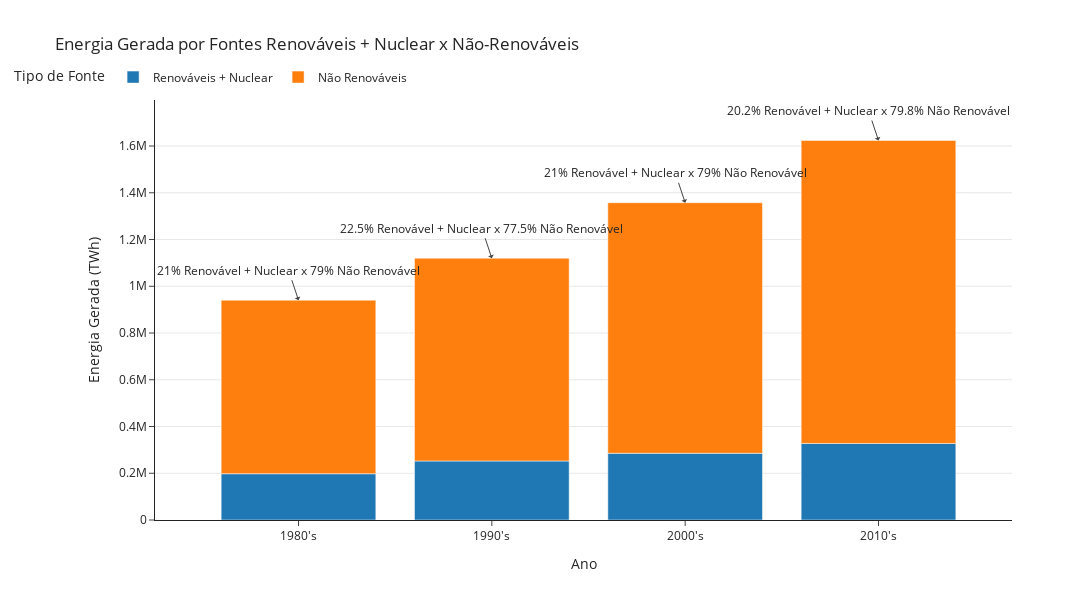

Write notebook code for a chart like this one.
### Code cell
# Gráfico comparando fontes renovaveis + nuclear x não renovaveis

dados2 = pd.read_csv("datasets/global-energy-substitution.csv")

# Tirando as colunas Entity e Code
dados2.drop(columns=["Code", "Entity"], inplace=True)


## Novas colunas com dados da soma dos dados separadamente
r_x_nr = pd.DataFrame()
r_x_nr["Year"] = dados2["Year"]
r_x_nr["Renovaveis + Nuclear"] = dados2[["Wind (TWh; substituted energy)",
                                         "Nuclear (TWh; substituted energy)",
                                         "Hydropower (TWh; substituted energy)",
                                         "Traditional bimass (TWh; substituted energy)",
                                         "Other renewables (TWh; substituted energy)",
                                         "Biofuels (TWh; substituted energy)",
                                         "Solar (TWh; substituted energy)"]].sum(axis=1)
r_x_nr["Nao Renovaveis"] = dados2[["Oil (TWh; substituted energy)",
                                   "Coal (TWh; substituted energy)",
                                   "Gas (TWh; substituted energy)"]].sum(axis=1)

# Formando linhas com a soma dos dados em intervalos de 10 anos
dadosb_1980_1989 = r_x_nr.loc[(r_x_nr.loc[:, "Year"] >= 1980) & (r_x_nr.loc[:, "Year"] < 1990)]
dadosb_1990_1999 = r_x_nr.loc[(r_x_nr.loc[:, "Year"] >= 1990) & (r_x_nr.loc[:, "Year"] < 2000)]
dadosb_2000_2009 = r_x_nr.loc[(r_x_nr.loc[:, "Year"] >= 2000) & (r_x_nr.loc[:, "Year"] < 2010)]
dadosb_2010_2019 = r_x_nr.loc[(r_x_nr.loc[:, "Year"] >= 2010) & (r_x_nr.loc[:, "Year"] < 2020)]

# Criando dataframes para a fusão posterior
dfa = pd.DataFrame()
dfa["Source"] = dadosb_1980_1989.columns[1:]
dfa["Year"] = "1980's"
dfa["(TWh; substituted energy)"] = dadosb_1980_1989.sum(axis=0).iloc[1:].values
dfb = pd.DataFrame()
dfb["Source"] = dadosb_1990_1999.columns[1:]
dfb["Year"] = "1990's"
dfb["(TWh; substituted energy)"] = dadosb_1990_1999.sum(axis=0).iloc[1:].values
dfc = pd.DataFrame()
dfc["Source"] = dadosb_2000_2009.columns[1:]
dfc["Year"] = "2000's"
dfc["(TWh; substituted energy)"] = dadosb_2000_2009.sum(axis=0).iloc[1:].values
dfd = pd.DataFrame()
dfd["Source"] = dadosb_2010_2019.columns[1:]
dfd["Year"] = "2010's"
dfd["(TWh; substituted energy)"] = dadosb_2010_2019.sum(axis=0).iloc[1:].values

# Criando novo dataframe para fundir outros dataframes
novo_dataframe_b = pd.DataFrame()

novo_dataframe_b = novo_dataframe_b.append(dfa, ignore_index=True)
novo_dataframe_b = novo_dataframe_b.append(dfb, ignore_index=True)
novo_dataframe_b = novo_dataframe_b.append(dfc, ignore_index=True)
novo_dataframe_b = novo_dataframe_b.append(dfd, ignore_index=True)


## Gráfico comparativo 2 e suas configurações
colorsIdx_b = {"Renovaveis + Nuclear": "Renováveis + Nuclear",
               "Nao Renovaveis": "Não Renováveis"}
col_b = novo_dataframe_b["Source"].map(colorsIdx_b)

fig2 = px.bar(novo_dataframe_b,
              x="Year",
              y="(TWh; substituted energy)",
              color=col_b,
              title="Energia Gerada por Fontes Renováveis + Nuclear x Não-Renováveis",
              labels={"color": "Tipo de Fonte",
                      "Year": "Ano",
                      "(TWh; substituted energy)": "Energia Gerada (TWh)"},
              template="simple_white",
              width=1300,
              height=600,
              )
fig2.update_yaxes(showgrid=True)
fig2.update_layout(legend=dict(
    orientation="h",
    yanchor="bottom",
    y=1.02,
    xanchor="right",
    x=0.3)
)
fig2.add_annotation(text="21% Renovável + Nuclear x 79% Não Renovável",
                    x="1980's", y=940528, arrowhead=1, showarrow=True
                    )
fig2.add_annotation(text="22.5% Renovável + Nuclear x 77.5% Não Renovável",
                    x="1990's", y=1119993, arrowhead=1, showarrow=True
                    )
fig2.add_annotation(text="21% Renovável + Nuclear x 79% Não Renovável",
                    x="2000's", y=1357493, arrowhead=1, showarrow=True
                    )
fig2.add_annotation(text="20.2% Renovável + Nuclear x 79.8% Não Renovável",
                    x="2010's", y=1623636, arrowhead=1, showarrow=True
                    )
fig2.update_layout(hovermode="x unified")

### Figure 1 — Plotly figure (JSON) as saved in the notebook; plotly's stock layout.template omitted (floating-point values rounded to 4 significant figures)
{"data": [{"alignmentgroup": "True", "hovertemplate": "Tipo de Fonte=Renováveis + Nuclear<br>Ano=%{x}<br>Energia Gerada (TWh)=%{y}<extra></extra>", "legendgroup": "Renováveis + Nuclear", "marker": {"color": "#1F77B4"}, "name": "Renováveis + Nuclear", "offsetgroup": "Renováveis + Nuclear", "orientation": "v", "showlegend": true, "textposition": "auto", "type": "bar", "x": ["1980's", "1990's", "2000's", "2010's"], "xaxis": "x", "y": [197961, 252521, 285410, 327730], "yaxis": "y"}, {"alignmentgroup": "True", "hovertemplate": "Tipo de Fonte=Não Renováveis<br>Ano=%{x}<br>Energia Gerada (TWh)=%{y}<extra></extra>", "legendgroup": "Não Renováveis", "marker": {"color": "#FF7F0E"}, "name": "Não Renováveis", "offsetgroup": "Não Renováveis", "orientation": "v", "showlegend": true, "textposition": "auto", "type": "bar", "x": ["1980's", "1990's", "2000's", "2010's"], "xaxis": "x", "y": [742567, 867472, 1072083, 1295906], "yaxis": "y"}], "layout": {"annotations": [{"arrowhead": 1, "showarrow": true, "text": "21% Renovável + Nuclear x 79% Não Renovável", "x": "1980's", "y": 940528}, {"arrowhead": 1, "showarrow": true, "text": "22.5% Renovável + Nuclear x 77.5% Não Renovável", "x": "1990's", "y": 1119993}, {"arrowhead": 1, "showarrow": true, "text": "21% Renovável + Nuclear x 79% Não Renovável", "x": "2000's", "y": 1357493}, {"arrowhead": 1, "showarrow": true, "text": "20.2% Renovável + Nuclear x 79.8% Não Renovável", "x": "2010's", "y": 1623636}], "barmode": "relative", "height": 600, "hovermode": "x unified", "legend": {"orientation": "h", "title": {"text": "Tipo de Fonte"}, "tracegroupgap": 0, "x": 0.3, "xanchor": "right", "y": 1.02, "yanchor": "bottom"}, "title": {"text": "Energia Gerada por Fontes Renováveis + Nuclear x Não-Renováveis"}, "width": 1300, "xaxis": {"anchor": "y", "autorange": true, "domain": [0, 1], "range": [-0.5937, 3.564], "title": {"text": "Ano"}, "type": "category"}, "yaxis": {"anchor": "x", "autorange": true, "domain": [0, 1], "range": [0, 1792000.0], "showgrid": true, "title": {"text": "Energia Gerada (TWh)"}, "type": "linear"}}}
